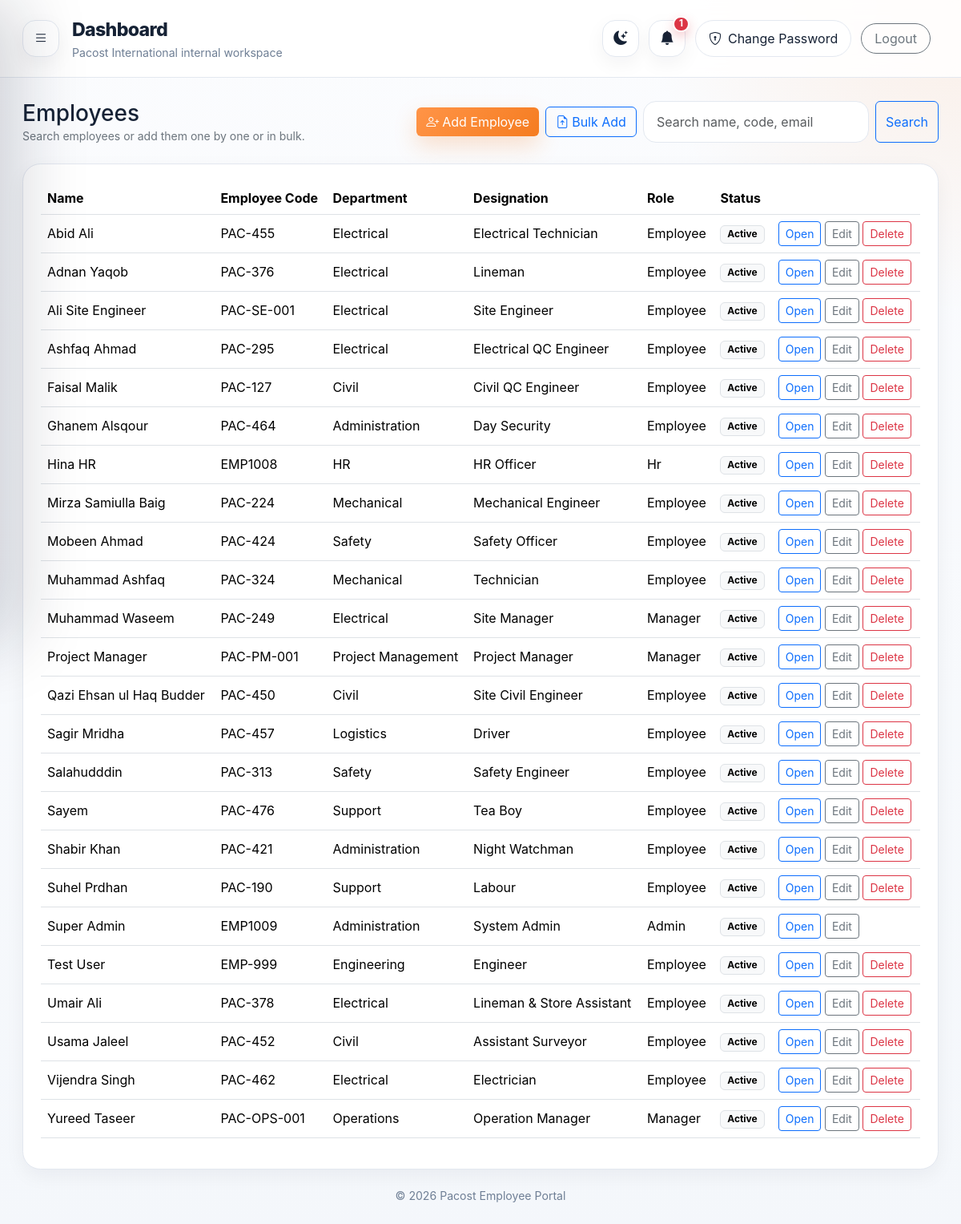
Page /team (signed in) on the committed database.
### tables this page shows
CREATE TABLE users (
    id INTEGER PRIMARY KEY AUTOINCREMENT,
    full_name TEXT NOT NULL,
    email TEXT NOT NULL UNIQUE,
    employee_code TEXT NOT NULL UNIQUE,
    password_hash TEXT NOT NULL,
    role TEXT NOT NULL CHECK(role IN ('employee', 'manager', 'hr', 'admin')),
    department_id INTEGER,
    designation_id INTEGER,
    manager_id INTEGER,
    phone TEXT,
    address TEXT,
    emergency_contact TEXT,
    join_date TEXT,
    monthly_basic REAL NOT NULL DEFAULT 0,
    default_allowances REAL NOT NULL DEFAULT 0,
    deduction_per_absent REAL NOT NULL DEFAULT 0,
    deduction_per_late REAL NOT NULL DEFAULT 0,
    is_active INTEGER NOT NULL DEFAULT 1, avatar_filename TEXT,
    FOREIGN KEY (department_id) REFERENCES departments (id),
    FOREIGN KEY (designation_id) REFERENCES designations (id),
    FOREIGN KEY (manager_id) REFERENCES users (id)
);

CREATE TABLE departments (
    id INTEGER PRIMARY KEY AUTOINCREMENT,
    name TEXT NOT NULL UNIQUE
);

CREATE TABLE designations (
    id INTEGER PRIMARY KEY AUTOINCREMENT,
    name TEXT NOT NULL UNIQUE
);

### app.py (the view)
@app.route("/team")
@login_required
def team():
    user = current_user()
    db = get_db()
    search = (request.args.get("q") or "").strip()
    query = """
        SELECT u.*, d.name AS department_name, ds.name AS designation_name
        FROM users u
        LEFT JOIN departments d ON u.department_id = d.id
        LEFT JOIN designations ds ON u.designation_id = ds.id
    """
    conditions: list[str] = []
    params: list[Any] = []
    if user["role"] == "manager":
        conditions.append("u.manager_id = ?")
        params.append(user["id"])
    if search:
        conditions.append("(u.full_name LIKE ? OR u.employee_code LIKE ? OR u.email LIKE ?)")
        like = f"%{search}%"
        params.extend([like, like, like])
    if conditions:
        query += " WHERE " + " AND ".join(conditions)
    query += " ORDER BY u.full_name"
    employees = db.execute(query, tuple(params)).fetchall()
    return render_template("team.html", employees=employees, search=search)

### app.py (called while the page is built)
def get_db() -> sqlite3.Connection:
    if "db" not in g:
        g.db = sqlite3.connect(DATABASE)
        g.db.row_factory = sqlite3.Row
        ensure_schema(g.db)
    return g.db

def current_user() -> sqlite3.Row | None:
    user_id = session.get("user_id")
    if not user_id:
        return None
    return get_db().execute(
        """
        SELECT u.*, d.name AS department_name, ds.name AS designation_name, m.full_name AS manager_name
        FROM users u
        LEFT JOIN departments d ON u.department_id = d.id
        LEFT JOIN designations ds ON u.designation_id = ds.id
        LEFT JOIN users m ON u.manager_id = m.id
        WHERE u.id = ?
        """,
        (user_id,),
    ).fetchone()

def login_required(view):
    @wraps(view)
    def wrapped_view(**kwargs):
        if current_user() is None:
            return redirect(url_for("login"))
        return view(**kwargs)
    return wrapped_view

@app.context_processor
def inject_globals():
    user = current_user()
    settings = None
    unread_count = 0
    if user:
        db = get_db()
        try:
            settings = db.execute("SELECT * FROM company_settings ORDER BY id DESC LIMIT 1").fetchone()
            unread_count = db.execute("SELECT COUNT(*) AS c FROM notifications WHERE user_id=? AND is_read=0", (user["id"],)).fetchone()["c"]
        except sqlite3.OperationalError:
            settings = None
    return {"current_user": user, "year": date.today().year, "settings": settings, "unread_notification_count": unread_count}

### templates/team.html
{% extends 'base.html' %}
{% block content %}
<div class="d-flex justify-content-between align-items-center mb-4 gap-3 flex-wrap">
  <div>
    <h3 class="mb-0">Employees</h3>
    <div class="text-secondary small">Search employees or add them one by one or in bulk.</div>
  </div>
  <div class="d-flex gap-2 flex-wrap align-items-center">
    {% if current_user.role in ['hr','admin'] %}
    <a class="btn btn-primary" href="{{ url_for('new_employee') }}"><i class="bi bi-person-plus me-1"></i>Add Employee</a>
    <a class="btn btn-outline-primary" href="{{ url_for('bulk_employee_upload') }}"><i class="bi bi-file-earmark-arrow-up me-1"></i>Bulk Add</a>
    {% endif %}
    <form class="d-flex gap-2" method="get">
    <input class="form-control" name="q" placeholder="Search name, code, email" value="{{ search or '' }}">
    <button class="btn btn-outline-primary">Search</button>
  </form>
  </div>
</div>
<div class="card border-0 shadow-sm rounded-4"><div class="card-body">
  <div class="table-responsive"><table class="table align-middle"><thead><tr><th>Name</th><th>Employee Code</th><th>Department</th><th>Designation</th><th>Role</th><th>Status</th><th></th></tr></thead><tbody>
    {% for row in employees %}<tr><td>{{ row.full_name }}</td><td>{{ row.employee_code }}</td><td>{{ row.department_name or '-' }}</td><td>{{ row.designation_name or '-' }}</td><td>{{ row.role|capitalize }}</td><td><span class="badge text-bg-light border">{{ 'Active' if row.is_active else 'Inactive' }}</span></td><td class="text-nowrap"><a href="{{ url_for('employee_detail', user_id=row.id) }}" class="btn btn-sm btn-outline-primary">Open</a> {% if current_user.role in ['hr','admin'] %}<a href="{{ url_for('edit_employee', user_id=row.id) }}" class="btn btn-sm btn-outline-secondary">Edit</a>{% endif %} {% if current_user.role == 'admin' and row.id != current_user.id %}<form method="post" action="{{ url_for('hard_delete_employee', user_id=row.id) }}" class="d-inline" onsubmit="return confirm('Permanently delete this employee and related records?');"><button class="btn btn-sm btn-outline-danger">Delete</button></form>{% endif %}</td></tr>{% else %}<tr><td colspan="7" class="text-center text-secondary py-4">No employees found.</td></tr>{% endfor %}
  </tbody></table></div>
</div></div>
{% endblock %}

### static/css/style.css (style rules this page uses)
:root { --bg:#f4f7fb; --panel:#ffffff; --panel-2:#fbfcfe; --text:#162235; --muted:#6f7f95; --line:#e3e8f0; --primary:#f57c20; --primary-soft:#fff1e6; --navy:#152235; --navy-2:#1d2d46; --shadow:0 18px 50px rgba(15,23,42,.08); --shadow-soft:0 8px 24px rgba(15,23,42,.05); }
* { box-sizing:border-box }
html,body { height:100% }
body { margin:0; background: radial-gradient(circle at top right, rgba(245,124,32,.10), transparent 20%), linear-gradient(180deg,var(--panel-2) 0%, var(--bg) 100%); color:var(--text); font-family: Inter,system-ui,-apple-system,"Segoe UI",Roboto,Arial,sans-serif; }
a { text-decoration:none }
.portal-body { overflow-x:hidden }
.card { background:var(--panel)!important;border:1px solid var(--line)!important;box-shadow:var(--shadow-soft)!important;border-radius:1.4rem!important }
.card-body { padding:22px!important }
.table { color:var(--text) }
.table thead th { white-space:nowrap }
.form-control,.form-select { border-radius:16px;border-color:var(--line);padding:.82rem 1rem;background:var(--panel);color:var(--text) }
.btn-primary { background:linear-gradient(135deg,#ff9447 0%, #f57c20 100%);border:none;box-shadow:0 12px 28px rgba(245,124,32,.22) }

### rows in the picture
users: full_name "Abid Ali", employee_code "PAC-455", name "Electrical", name "Electrical Technician", role "Employee", is_active "Active"
users: full_name "Adnan Yaqob", employee_code "PAC-376", name "Electrical", name "Lineman", role "Employee", is_active "Active"
users: full_name "Ali Site Engineer", employee_code "PAC-SE-001", name "Electrical", name "Site Engineer", role "Employee", is_active "Active"
users: full_name "Ashfaq Ahmad", employee_code "PAC-295", name "Electrical", name "Electrical QC Engineer", role "Employee", is_active "Active"
users: full_name "Faisal Malik", employee_code "PAC-127", name "Civil", name "Civil QC Engineer", role "Employee", is_active "Active"
users: full_name "Ghanem Alsqour", employee_code "PAC-464", name "Administration", name "Day Security", role "Employee", is_active "Active"
users: full_name "Hina HR", employee_code "EMP1008", name "HR", name "HR Officer", role "Hr", is_active "Active"
users: full_name "Mirza Samiulla Baig", employee_code "PAC-224", name "Mechanical", name "Mechanical Engineer", role "Employee", is_active "Active"
users: full_name "Mobeen Ahmad", employee_code "PAC-424", name "Safety", name "Safety Officer", role "Employee", is_active "Active"
users: full_name "Muhammad Ashfaq", employee_code "PAC-324", name "Mechanical", name "Technician", role "Employee", is_active "Active"
users: full_name "Muhammad Waseem", employee_code "PAC-249", name "Electrical", name "Site Manager", role "Manager", is_active "Active"
users: full_name "Project Manager", employee_code "PAC-PM-001", name "Project Management", name "Project Manager", role "Manager", is_active "Active"
users: full_name "Qazi Ehsan ul Haq Budder", employee_code "PAC-450", name "Civil", name "Site Civil Engineer", role "Employee", is_active "Active"
users: full_name "Sagir Mridha", employee_code "PAC-457", name "Logistics", name "Driver", role "Employee", is_active "Active"
users: full_name "Salahudddin", employee_code "PAC-313", name "Safety", name "Safety Engineer", role "Employee", is_active "Active"
users: full_name "Sayem", employee_code "PAC-476", name "Support", name "Tea Boy", role "Employee", is_active "Active"
users: full_name "Shabir Khan", employee_code "PAC-421", name "Administration", name "Night Watchman", role "Employee", is_active "Active"
users: full_name "Suhel Prdhan", employee_code "PAC-190", name "Support", name "Labour", role "Employee", is_active "Active"
users: full_name "Super Admin", employee_code "EMP1009", name "Administration", name "System Admin", role "Admin", is_active "Active"
users: full_name "Test User", employee_code "EMP-999", name "Engineering", name "Engineer", role "Employee", is_active "Active"
users: full_name "Umair Ali", employee_code "PAC-378", name "Electrical", name "Lineman & Store Assistant", role "Employee", is_active "Active"
users: full_name "Usama Jaleel", employee_code "PAC-452", name "Civil", name "Assistant Surveyor", role "Employee", is_active "Active"
users: full_name "Vijendra Singh", employee_code "PAC-462", name "Electrical", name "Electrician", role "Employee", is_active "Active"
users: full_name "Yureed Taseer", employee_code "PAC-OPS-001", name "Operations", name "Operation Manager", role "Manager", is_active "Active"

### other values in the picture
{{ title or 'Dashboard' }} "Dashboard"
{{ unread_notification_count }} "1"
